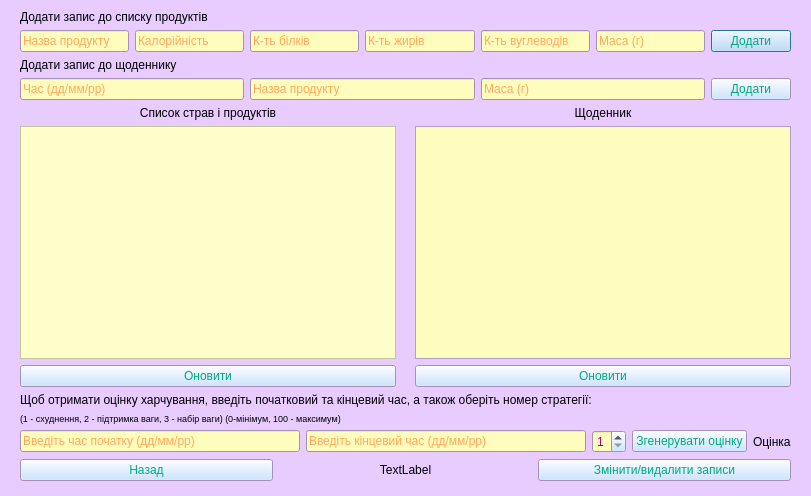
<?xml version="1.0" encoding="UTF-8"?>
<ui version="4.0">
 <class>foodform</class>
 <widget class="QDialog" name="foodform">
  <property name="geometry">
   <rect>
    <x>0</x>
    <y>0</y>
    <width>811</width>
    <height>496</height>
   </rect>
  </property>
  <property name="palette">
   <palette>
    <active>
     <colorrole role="Button">
      <brush brushstyle="SolidPattern">
       <color alpha="255">
        <red>192</red>
        <green>222</green>
        <blue>255</blue>
       </color>
      </brush>
     </colorrole>
     <colorrole role="Light">
      <brush brushstyle="SolidPattern">
       <color alpha="255">
        <red>0</red>
        <green>0</green>
        <blue>127</blue>
       </color>
      </brush>
     </colorrole>
     <colorrole role="Midlight">
      <brush brushstyle="SolidPattern">
       <color alpha="255">
        <red>255</red>
        <green>255</green>
        <blue>0</blue>
       </color>
      </brush>
     </colorrole>
     <colorrole role="Dark">
      <brush brushstyle="SolidPattern">
       <color alpha="255">
        <red>85</red>
        <green>85</green>
        <blue>127</blue>
       </color>
      </brush>
     </colorrole>
     <colorrole role="Text">
      <brush brushstyle="SolidPattern">
       <color alpha="255">
        <red>170</red>
        <green>0</green>
        <blue>127</blue>
       </color>
      </brush>
     </colorrole>
     <colorrole role="BrightText">
      <brush brushstyle="SolidPattern">
       <color alpha="255">
        <red>0</red>
        <green>85</green>
        <blue>127</blue>
       </color>
      </brush>
     </colorrole>
     <colorrole role="ButtonText">
      <brush brushstyle="SolidPattern">
       <color alpha="255">
        <red>0</red>
        <green>170</green>
        <blue>127</blue>
       </color>
      </brush>
     </colorrole>
     <colorrole role="Base">
      <brush brushstyle="SolidPattern">
       <color alpha="255">
        <red>255</red>
        <green>253</green>
        <blue>189</blue>
       </color>
      </brush>
     </colorrole>
     <colorrole role="Window">
      <brush brushstyle="SolidPattern">
       <color alpha="255">
        <red>232</red>
        <green>203</green>
        <blue>255</blue>
       </color>
      </brush>
     </colorrole>
     <colorrole role="HighlightedText">
      <brush brushstyle="SolidPattern">
       <color alpha="255">
        <red>170</red>
        <green>170</green>
        <blue>127</blue>
       </color>
      </brush>
     </colorrole>
     <colorrole role="AlternateBase">
      <brush brushstyle="SolidPattern">
       <color alpha="255">
        <red>85</red>
        <green>255</green>
        <blue>255</blue>
       </color>
      </brush>
     </colorrole>
     <colorrole role="PlaceholderText">
      <brush brushstyle="SolidPattern">
       <color alpha="128">
        <red>255</red>
        <green>85</green>
        <blue>0</blue>
       </color>
      </brush>
     </colorrole>
    </active>
    <inactive>
     <colorrole role="Button">
      <brush brushstyle="SolidPattern">
       <color alpha="255">
        <red>192</red>
        <green>222</green>
        <blue>255</blue>
       </color>
      </brush>
     </colorrole>
     <colorrole role="Light">
      <brush brushstyle="SolidPattern">
       <color alpha="255">
        <red>0</red>
        <green>0</green>
        <blue>127</blue>
       </color>
      </brush>
     </colorrole>
     <colorrole role="Midlight">
      <brush brushstyle="SolidPattern">
       <color alpha="255">
        <red>255</red>
        <green>255</green>
        <blue>0</blue>
       </color>
      </brush>
     </colorrole>
     <colorrole role="Dark">
      <brush brushstyle="SolidPattern">
       <color alpha="255">
        <red>85</red>
        <green>85</green>
        <blue>127</blue>
       </color>
      </brush>
     </colorrole>
     <colorrole role="Text">
      <brush brushstyle="SolidPattern">
       <color alpha="255">
        <red>170</red>
        <green>0</green>
        <blue>127</blue>
       </color>
      </brush>
     </colorrole>
     <colorrole role="BrightText">
      <brush brushstyle="SolidPattern">
       <color alpha="255">
        <red>0</red>
        <green>85</green>
        <blue>127</blue>
       </color>
      </brush>
     </colorrole>
     <colorrole role="ButtonText">
      <brush brushstyle="SolidPattern">
       <color alpha="255">
        <red>0</red>
        <green>170</green>
        <blue>127</blue>
       </color>
      </brush>
     </colorrole>
     <colorrole role="Base">
      <brush brushstyle="SolidPattern">
       <color alpha="255">
        <red>255</red>
        <green>253</green>
        <blue>189</blue>
       </color>
      </brush>
     </colorrole>
     <colorrole role="Window">
      <brush brushstyle="SolidPattern">
       <color alpha="255">
        <red>232</red>
        <green>203</green>
        <blue>255</blue>
       </color>
      </brush>
     </colorrole>
     <colorrole role="HighlightedText">
      <brush brushstyle="SolidPattern">
       <color alpha="255">
        <red>170</red>
        <green>170</green>
        <blue>127</blue>
       </color>
      </brush>
     </colorrole>
     <colorrole role="AlternateBase">
      <brush brushstyle="SolidPattern">
       <color alpha="255">
        <red>85</red>
        <green>255</green>
        <blue>255</blue>
       </color>
      </brush>
     </colorrole>
     <colorrole role="PlaceholderText">
      <brush brushstyle="SolidPattern">
       <color alpha="128">
        <red>255</red>
        <green>85</green>
        <blue>0</blue>
       </color>
      </brush>
     </colorrole>
    </inactive>
    <disabled>
     <colorrole role="WindowText">
      <brush brushstyle="SolidPattern">
       <color alpha="255">
        <red>85</red>
        <green>85</green>
        <blue>127</blue>
       </color>
      </brush>
     </colorrole>
     <colorrole role="Button">
      <brush brushstyle="SolidPattern">
       <color alpha="255">
        <red>192</red>
        <green>222</green>
        <blue>255</blue>
       </color>
      </brush>
     </colorrole>
     <colorrole role="Light">
      <brush brushstyle="SolidPattern">
       <color alpha="255">
        <red>0</red>
        <green>0</green>
        <blue>127</blue>
       </color>
      </brush>
     </colorrole>
     <colorrole role="Midlight">
      <brush brushstyle="SolidPattern">
       <color alpha="255">
        <red>255</red>
        <green>255</green>
        <blue>0</blue>
       </color>
      </brush>
     </colorrole>
     <colorrole role="Dark">
      <brush brushstyle="SolidPattern">
       <color alpha="255">
        <red>85</red>
        <green>85</green>
        <blue>127</blue>
       </color>
      </brush>
     </colorrole>
     <colorrole role="Text">
      <brush brushstyle="SolidPattern">
       <color alpha="255">
        <red>85</red>
        <green>85</green>
        <blue>127</blue>
       </color>
      </brush>
     </colorrole>
     <colorrole role="BrightText">
      <brush brushstyle="SolidPattern">
       <color alpha="255">
        <red>0</red>
        <green>85</green>
        <blue>127</blue>
       </color>
      </brush>
     </colorrole>
     <colorrole role="ButtonText">
      <brush brushstyle="SolidPattern">
       <color alpha="255">
        <red>85</red>
        <green>85</green>
        <blue>127</blue>
       </color>
      </brush>
     </colorrole>
     <colorrole role="Base">
      <brush brushstyle="SolidPattern">
       <color alpha="255">
        <red>232</red>
        <green>203</green>
        <blue>255</blue>
       </color>
      </brush>
     </colorrole>
     <colorrole role="Window">
      <brush brushstyle="SolidPattern">
       <color alpha="255">
        <red>232</red>
        <green>203</green>
        <blue>255</blue>
       </color>
      </brush>
     </colorrole>
     <colorrole role="HighlightedText">
      <brush brushstyle="SolidPattern">
       <color alpha="255">
        <red>170</red>
        <green>170</green>
        <blue>127</blue>
       </color>
      </brush>
     </colorrole>
     <colorrole role="AlternateBase">
      <brush brushstyle="SolidPattern">
       <color alpha="255">
        <red>85</red>
        <green>255</green>
        <blue>255</blue>
       </color>
      </brush>
     </colorrole>
     <colorrole role="PlaceholderText">
      <brush brushstyle="SolidPattern">
       <color alpha="128">
        <red>255</red>
        <green>85</green>
        <blue>0</blue>
       </color>
      </brush>
     </colorrole>
    </disabled>
   </palette>
  </property>
  <property name="windowTitle">
   <string>Харчування</string>
  </property>
  <widget class="QWidget" name="verticalLayoutWidget">
   <property name="geometry">
    <rect>
     <x>20</x>
     <y>10</y>
     <width>771</width>
     <height>471</height>
    </rect>
   </property>
   <layout class="QVBoxLayout" name="verticalLayout">
    <item>
     <widget class="QLabel" name="label">
      <property name="text">
       <string>Додати запис до списку продуктів</string>
      </property>
     </widget>
    </item>
    <item>
     <layout class="QHBoxLayout" name="horizontalLayout">
      <item>
       <widget class="QLineEdit" name="lineEdit">
        <property name="text">
         <string/>
        </property>
        <property name="placeholderText">
         <string>Назва продукту</string>
        </property>
       </widget>
      </item>
      <item>
       <widget class="QLineEdit" name="lineEdit_2">
        <property name="placeholderText">
         <string>Калорійність</string>
        </property>
       </widget>
      </item>
      <item>
       <widget class="QLineEdit" name="lineEdit_3">
        <property name="placeholderText">
         <string>К-ть білків</string>
        </property>
       </widget>
      </item>
      <item>
       <widget class="QLineEdit" name="lineEdit_4">
        <property name="placeholderText">
         <string>К-ть жирів</string>
        </property>
       </widget>
      </item>
      <item>
       <widget class="QLineEdit" name="lineEdit_5">
        <property name="placeholderText">
         <string>К-ть вуглеводів</string>
        </property>
       </widget>
      </item>
      <item>
       <widget class="QLineEdit" name="lineEdit_6">
        <property name="placeholderText">
         <string>Маса (г)</string>
        </property>
       </widget>
      </item>
      <item>
       <widget class="QPushButton" name="pushButton_4">
        <property name="text">
         <string>Додати</string>
        </property>
       </widget>
      </item>
     </layout>
    </item>
    <item>
     <widget class="QLabel" name="label_6">
      <property name="text">
       <string>Додати запис до щоденнику</string>
      </property>
     </widget>
    </item>
    <item>
     <layout class="QHBoxLayout" name="horizontalLayout_2">
      <item>
       <widget class="QLineEdit" name="lineEdit_10">
        <property name="placeholderText">
         <string>Час (дд/мм/рр)</string>
        </property>
       </widget>
      </item>
      <item>
       <widget class="QLineEdit" name="lineEdit_9">
        <property name="text">
         <string/>
        </property>
        <property name="placeholderText">
         <string>Назва продукту</string>
        </property>
       </widget>
      </item>
      <item>
       <widget class="QLineEdit" name="lineEdit_14">
        <property name="placeholderText">
         <string>Маса (г)</string>
        </property>
       </widget>
      </item>
      <item>
       <widget class="QPushButton" name="pushButton_6">
        <property name="text">
         <string>Додати</string>
        </property>
       </widget>
      </item>
     </layout>
    </item>
    <item>
     <layout class="QGridLayout" name="gridLayout">
      <item row="1" column="2">
       <widget class="QTableView" name="tableView_2"/>
      </item>
      <item row="1" column="0">
       <widget class="QTableView" name="tableView">
        <property name="palette">
         <palette>
          <active>
           <colorrole role="Button">
            <brush brushstyle="SolidPattern">
             <color alpha="255">
              <red>255</red>
              <green>255</green>
              <blue>204</blue>
             </color>
            </brush>
           </colorrole>
           <colorrole role="Base">
            <brush brushstyle="SolidPattern">
             <color alpha="255">
              <red>255</red>
              <green>255</green>
              <blue>204</blue>
             </color>
            </brush>
           </colorrole>
           <colorrole role="Window">
            <brush brushstyle="SolidPattern">
             <color alpha="255">
              <red>255</red>
              <green>255</green>
              <blue>204</blue>
             </color>
            </brush>
           </colorrole>
           <colorrole role="ToolTipBase">
            <brush brushstyle="SolidPattern">
             <color alpha="255">
              <red>0</red>
              <green>0</green>
              <blue>0</blue>
             </color>
            </brush>
           </colorrole>
          </active>
          <inactive>
           <colorrole role="Button">
            <brush brushstyle="SolidPattern">
             <color alpha="255">
              <red>255</red>
              <green>255</green>
              <blue>204</blue>
             </color>
            </brush>
           </colorrole>
           <colorrole role="Base">
            <brush brushstyle="SolidPattern">
             <color alpha="255">
              <red>255</red>
              <green>255</green>
              <blue>204</blue>
             </color>
            </brush>
           </colorrole>
           <colorrole role="Window">
            <brush brushstyle="SolidPattern">
             <color alpha="255">
              <red>255</red>
              <green>255</green>
              <blue>204</blue>
             </color>
            </brush>
           </colorrole>
           <colorrole role="ToolTipBase">
            <brush brushstyle="SolidPattern">
             <color alpha="255">
              <red>0</red>
              <green>0</green>
              <blue>0</blue>
             </color>
            </brush>
           </colorrole>
          </inactive>
          <disabled>
           <colorrole role="Button">
            <brush brushstyle="SolidPattern">
             <color alpha="255">
              <red>255</red>
              <green>255</green>
              <blue>204</blue>
             </color>
            </brush>
           </colorrole>
           <colorrole role="Base">
            <brush brushstyle="SolidPattern">
             <color alpha="255">
              <red>255</red>
              <green>255</green>
              <blue>204</blue>
             </color>
            </brush>
           </colorrole>
           <colorrole role="Window">
            <brush brushstyle="SolidPattern">
             <color alpha="255">
              <red>255</red>
              <green>255</green>
              <blue>204</blue>
             </color>
            </brush>
           </colorrole>
           <colorrole role="ToolTipBase">
            <brush brushstyle="SolidPattern">
             <color alpha="255">
              <red>0</red>
              <green>0</green>
              <blue>0</blue>
             </color>
            </brush>
           </colorrole>
          </disabled>
         </palette>
        </property>
        <property name="styleSheet">
         <string notr="true">QTableView {
    gridline-color: black;
    show-grid: 1;
    background-color: #FFFFCC;
}
QHeaderView::section {
    background-color: #333333;
    color: white;
}</string>
        </property>
       </widget>
      </item>
      <item row="0" column="2">
       <widget class="QLabel" name="label_3">
        <property name="text">
         <string>Щоденник</string>
        </property>
        <property name="alignment">
         <set>Qt::AlignmentFlag::AlignCenter</set>
        </property>
       </widget>
      </item>
      <item row="2" column="0">
       <widget class="QPushButton" name="pushButton_2">
        <property name="text">
         <string>Оновити</string>
        </property>
       </widget>
      </item>
      <item row="0" column="0">
       <widget class="QLabel" name="label_2">
        <property name="text">
         <string>Список страв і продуктів</string>
        </property>
        <property name="alignment">
         <set>Qt::AlignmentFlag::AlignCenter</set>
        </property>
       </widget>
      </item>
      <item row="0" column="1">
       <widget class="QLabel" name="label_7">
        <property name="text">
         <string/>
        </property>
       </widget>
      </item>
      <item row="2" column="2">
       <widget class="QPushButton" name="pushButton_7">
        <property name="text">
         <string>Оновити</string>
        </property>
       </widget>
      </item>
     </layout>
    </item>
    <item>
     <widget class="QLabel" name="label_8">
      <property name="text">
       <string>Щоб отримати оцінку харчування, введіть початковий та кінцевий час, а також оберіть номер стратегії:</string>
      </property>
     </widget>
    </item>
    <item>
     <widget class="QLabel" name="label_9">
      <property name="font">
       <font>
        <pointsize>7</pointsize>
       </font>
      </property>
      <property name="text">
       <string>(1 - схуднення, 2 - підтримка ваги, 3 - набір ваги) (0-мінімум, 100 - максимум)</string>
      </property>
     </widget>
    </item>
    <item>
     <layout class="QHBoxLayout" name="horizontalLayout_3">
      <item>
       <widget class="QLineEdit" name="lineEdit_7">
        <property name="placeholderText">
         <string>Введіть час початку (дд/мм/рр)</string>
        </property>
       </widget>
      </item>
      <item>
       <widget class="QLineEdit" name="lineEdit_8">
        <property name="text">
         <string/>
        </property>
        <property name="placeholderText">
         <string>Введіть кінцевий час (дд/мм/рр)</string>
        </property>
       </widget>
      </item>
      <item>
       <widget class="QSpinBox" name="spinBox">
        <property name="minimum">
         <number>1</number>
        </property>
        <property name="maximum">
         <number>3</number>
        </property>
       </widget>
      </item>
      <item>
       <widget class="QPushButton" name="pushButton">
        <property name="text">
         <string>Згенерувати оцінку</string>
        </property>
       </widget>
      </item>
      <item>
       <widget class="QLabel" name="label_5">
        <property name="text">
         <string>Оцінка</string>
        </property>
       </widget>
      </item>
     </layout>
    </item>
    <item>
     <layout class="QHBoxLayout" name="horizontalLayout_4">
      <item>
       <widget class="QPushButton" name="pushButton_3">
        <property name="text">
         <string>Назад</string>
        </property>
       </widget>
      </item>
      <item>
       <widget class="QLabel" name="label_4">
        <property name="palette">
         <palette>
          <active>
           <colorrole role="Midlight">
            <brush brushstyle="SolidPattern">
             <color alpha="255">
              <red>0</red>
              <green>0</green>
              <blue>0</blue>
             </color>
            </brush>
           </colorrole>
          </active>
          <inactive>
           <colorrole role="Midlight">
            <brush brushstyle="SolidPattern">
             <color alpha="255">
              <red>0</red>
              <green>0</green>
              <blue>0</blue>
             </color>
            </brush>
           </colorrole>
          </inactive>
          <disabled>
           <colorrole role="Midlight">
            <brush brushstyle="SolidPattern">
             <color alpha="255">
              <red>0</red>
              <green>0</green>
              <blue>0</blue>
             </color>
            </brush>
           </colorrole>
          </disabled>
         </palette>
        </property>
        <property name="text">
         <string>TextLabel</string>
        </property>
        <property name="alignment">
         <set>Qt::AlignmentFlag::AlignCenter</set>
        </property>
       </widget>
      </item>
      <item>
       <widget class="QPushButton" name="pushButton_5">
        <property name="text">
         <string>Змінити/видалити записи</string>
        </property>
       </widget>
      </item>
     </layout>
    </item>
   </layout>
  </widget>
 </widget>
 <resources/>
 <connections/>
</ui>
